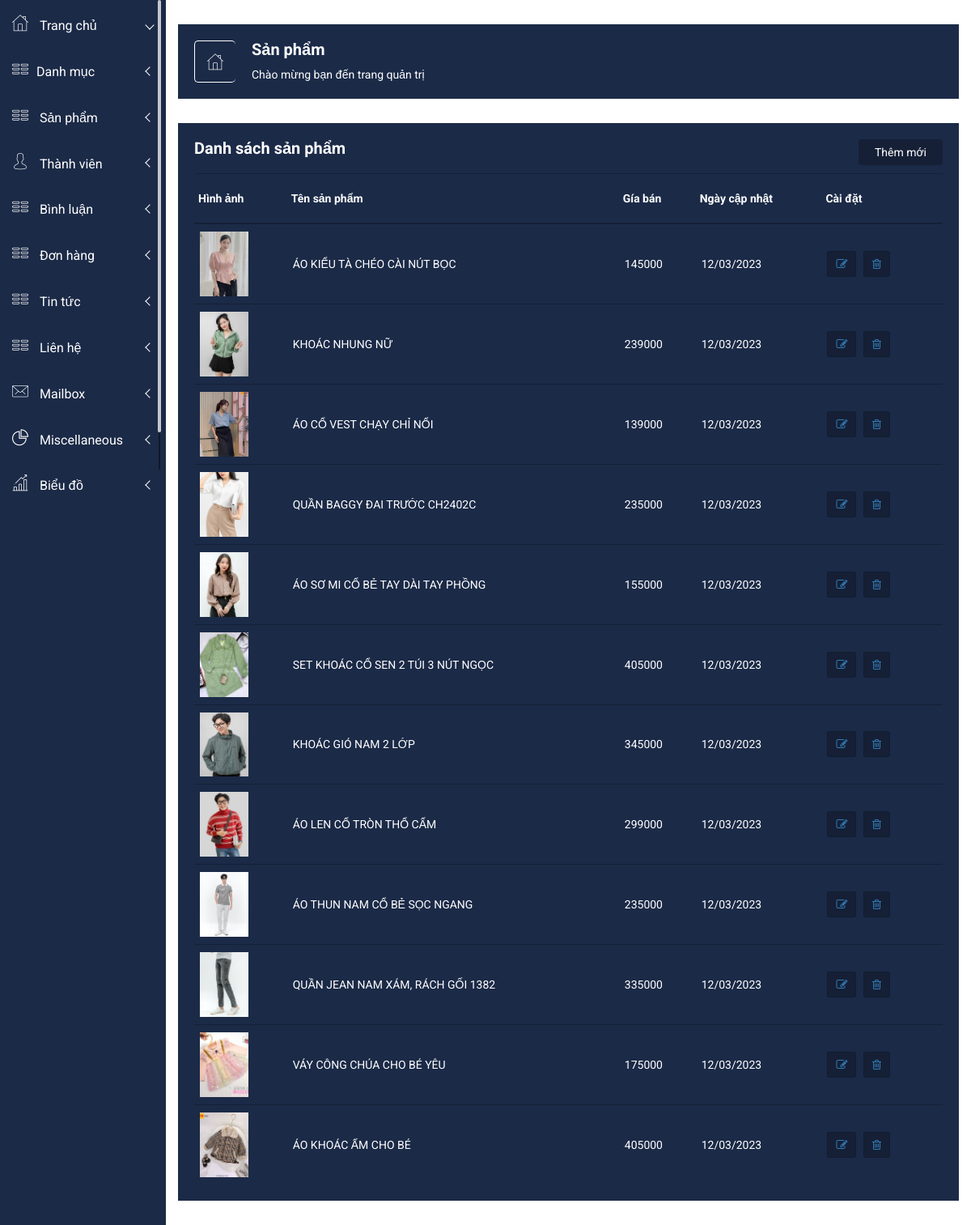
The page /admin1/index.php?act=dssp on the database its author committed.
### tables this page shows
CREATE TABLE `product` (
  `id` int(11) NOT NULL,
  `category_id` int(11) DEFAULT NULL,
  `title` varchar(250) DEFAULT NULL,
  `price` int(11) DEFAULT NULL,
  `discount` int(11) DEFAULT NULL,
  `img` varchar(500) DEFAULT NULL,
  `mota` longtext DEFAULT NULL,
  `created_at` varchar(50) DEFAULT NULL,
  `updated_at` varchar(50) DEFAULT NULL
);

### model/pdo.php (called while the page is built, shortened)
<?php
function pdo_get_connection(){
    $dburl = "mysql:host=localhost;dbname=webbanhang;charset=utf8";
    $username = 'root';
    $password = '';
    $conn = new PDO($dburl, $username, $password);
    $conn->setAttribute(PDO::ATTR_ERRMODE, PDO::ERRMODE_EXCEPTION);
    return $conn;
}
function pdo_query($sql){
    $sql_args = array_slice(func_get_args(), 1);
    try{
        $conn = pdo_get_connection();
        $stmt = $conn->prepare($sql);
        $stmt->execute($sql_args);
        $rows = $stmt->fetchAll();
        return $rows;
    }
    catch(PDOException $e){
        throw $e;
    }
    finally{
        unset($conn);
    }
}

### model/sanpham.php (called while the page is built, shortened)
<?php
function loadall_sanpham(){
    $sql="select * from product ";
    $listsp=pdo_query($sql);
    return $listsp;
}
?>

### admin1/sanpham/danhsach.php (the view, shortened to what this page needs)
<div class="left-sidebar-pro">
    <nav id="sidebar" class="">
            <div class="left-custom-menu-adp-wrap comment-scrollbar">
                <nav class="sidebar-nav left-sidebar-menu-pro">
                    <ul class="metismenu" id="menu1">
                        <li class="active">
                            <a class="has-arrow" href="index.php">
                                <i class="icon nalika-home icon-wrap"></i>
                                <span class="mini-click-non">Trang chủ</span>
                            </a>
                        </li>
                        <li>
                            <a class="has-arrow" href="#" aria-expanded="false"><i class="icon nalika-table icon-wrap"></i><span class="mini-click-non">Danh mục</span></a>
                        </li>
                        <li>
                            <a class="has-arrow" href="#" aria-expanded="false"><i class="icon nalika-table icon-wrap"></i> <span class="mini-click-non">Sản phẩm</span></a>
                        </li>
                        <li>
                            <a class="has-arrow" href="#" aria-expanded="false"><i class="icon nalika-user icon-wrap"></i> <span class="mini-click-non">Thành viên</span></a>
                        </li>
                        <li>
                            <a class="has-arrow" href="#" aria-expanded="false"><i class="icon nalika-table icon-wrap"></i> <span class="mini-click-non">Bình luận</span></a>
                        </li>
                        <li>
                            <a class="has-arrow" href="index.php?act=donhang" aria-expanded="false"><i class="icon nalika-table icon-wrap"></i> <span class="mini-click-non">Đơn hàng</span></a>
                        </li>
                        <li>
                            <a class="has-arrow" href="index.php?act=donhang" aria-expanded="false"><i class="icon nalika-table icon-wrap"></i> <span class="mini-click-non">Tin tức</span></a>
                        </li>
                        <li>
                            <a class="has-arrow" href="index.php?act=donhang" aria-expanded="false"><i class="icon nalika-table icon-wrap"></i> <span class="mini-click-non">Liên hệ</span></a>
                        </li>
                        <li>
                            <a class="has-arrow" href="mailbox.html" aria-expanded="false"><i class="icon nalika-mail icon-wrap"></i> <span class="mini-click-non">Mailbox</span></a>
                        </li>
                        <li>
                            <a class="has-arrow" href="mailbox.html" aria-expanded="false"><i class="icon nalika-pie-chart icon-wrap"></i> <span class="mini-click-non">Miscellaneous</span></a>
                        </li>
                        <li>
                            <a class="has-arrow" href="mailbox.html" aria-expanded="false"><i class="icon nalika-bar-chart icon-wrap"></i> <span class="mini-click-non">Biểu đồ</span></a>
                        </li>
                    </ul>
                </nav>
            </div>
        </nav>
    </div>
    <div class="all-content-wrapper">
        <div class="header-advance-area">
            <div class="breadcome-area">
                <div class="container-fluid">
                    <div class="row">
                        <div class="col-lg-12 col-md-12 col-sm-12 col-xs-12">
                            <div class="breadcome-list">
                                <div class="row">
                                    <div class="col-lg-6 col-md-6 col-sm-6 col-xs-6">
                                        <div class="breadcomb-wp">
                                            <div class="breadcomb-icon">
                                                <i class="icon nalika-home"></i>
                                            </div>
                                            <div class="breadcomb-ctn">
                                                <h2>Sản phẩm </h2>
                                                <p>Chào mừng bạn đến trang quản trị</p>
                                            </div>
                                        </div>
                                    </div>
                                    <div class="col-lg-6 col-md-6 col-sm-6 col-xs-6">
                                    </div>
                                </div>
                            </div>
                        </div>
                    </div>
                </div>
            </div>
        </div>
        <div class="product-status mg-b-30">
            <div class="container-fluid">
                <div class="row">
                    <div class="col-lg-12 col-md-12 col-sm-12 col-xs-12">
                        <div class="product-status-wrap">
                            <h4>Danh sách sản phẩm</h4>
                            <div class="add-product">
                                <a href="index.php?act=dstsp">Thêm mới</a>
                            </div>
                            <table>
                                <tr>
                                    <th>Hình ảnh</th>
                                    <th>Tên sản phẩm</th>
                                    <th>Gía bán</th>
                                    <th>Ngày cập nhật</th>
                                    <th>Cài đặt</th>
                                </tr>
                                <?php
                                    foreach ($listsp as $sanpham) {
                                        extract($sanpham);
                                        $suasp='index.php?act=suasp&id='.$id;
                                        $xoasp='index.php?act=xoasp&id='.$id;
                                        $hinhpath='../upload/'.$img;
                                        if(is_file($hinhpath)){
                                            $hinh="<img src='".$hinhpath."' height='80'>";
                                        }
                                        else{
                                            $hinh='KO CÓ HÌNH';
                                        }
                                        $date=date('d/m/Y');
                                        echo '
                                        <tr>
                                            <td>'.$hinh.'</td>
                                            <td>'.$title.'</td>
                                            <td>'.$price.'</td>
                                            <td>'.$date.'</td>
                                            <td>
                                                <a href="'.$suasp.'">
                                                    <button data-toggle="tooltip" title="Sửa" class="pd-setting-ed"><i class="fa fa-pencil-square-o" aria-hidden="true"></i></button>
                                                </a>
                                                <a href="'.$xoasp.'">
                                                    <button data-toggle="tooltip" title="Xóa" class="pd-setting-ed"><i class="fa fa-trash-o" aria-hidden="true"></i></button>
                                                </a>
                                            </td>
                                        </tr>
                                        ';
                                    }
                                ?>
                            </table>
                        </div>
                    </div>
                </div>
            </div>
        </div>
    </div>

### admin1/css/main.css (style rules this page uses)
html { color: #222; font-size: 1em; line-height: 1.4; }
audio, canvas, iframe, img, svg, video { vertical-align: middle; }

### admin1/css/metisMenu/metisMenu-vertical.css (style rules this page uses)
.sidebar-nav { background: #fff; }
.sidebar-nav ul { padding: 0; margin: 0; list-style: none; background: #1b2a47; }
.sidebar-nav .metismenu { background: #1b2a47; display: -webkit-box; display: -ms-flexbox; display: flex; -webkit-box-orient: vertical; -webkit-box-direction: normal; -ms-flex-direction: column; flex-direction: column; }
.sidebar-nav .metismenu li + li { margin-top: 5px; }
.sidebar-nav .metismenu li:first-child { margin-top: 5px; }
.sidebar-nav .metismenu li:last-child { margin-bottom: 5px; }
.sidebar-nav .metismenu > li { display: -webkit-box; display: -ms-flexbox; display: flex; -webkit-box-orient: vertical; -webkit-box-direction: normal; -ms-flex-direction: column; flex-direction: column; position: relative; }
.sidebar-nav .metismenu a { position: relative; display: block; padding: 13px 15px; color: #fff; outline-width: 0; transition: all .3s ease-out; font-size:16px; }
.sidebar-nav .metismenu li .icon-wrap { margin-right:10px; font-size:20px; }

### rows shown on the page
product: img (picture), title "ÁO KIỂU TÀ CHÉO CÀI NÚT BỌC", price "145000"
product: img (picture), title "KHOÁC NHUNG NỮ", price "239000"
product: img (picture), title "ÁO CỔ VEST CHẠY CHỈ NỔI", price "139000"
product: img (picture), title "QUẦN BAGGY ĐAI TRƯỚC CH2402C", price "235000"
product: img (picture), title "ÁO SƠ MI CỔ BẺ TAY DÀI TAY PHỒNG", price "155000"
product: img (picture), title "SET KHOÁC CỔ SEN 2 TÚI 3 NÚT NGỌC", price "405000"
product: img (picture), title "KHOÁC GIÓ NAM 2 LỚP", price "345000"
product: img (picture), title "ÁO LEN CỔ TRÒN THỔ CẨM", price "299000"
product: img (picture), title "ÁO THUN NAM CỔ BẺ SỌC NGANG", price "235000"
product: img (picture), title "QUẦN JEAN NAM XÁM, RÁCH GỐI 1382", price "335000"
product: img (picture), title "VÁY CÔNG CHÚA CHO BÉ YÊU", price "175000"
product: img (picture), title "ÁO KHOÁC ẤM CHO BÉ", price "405000"
